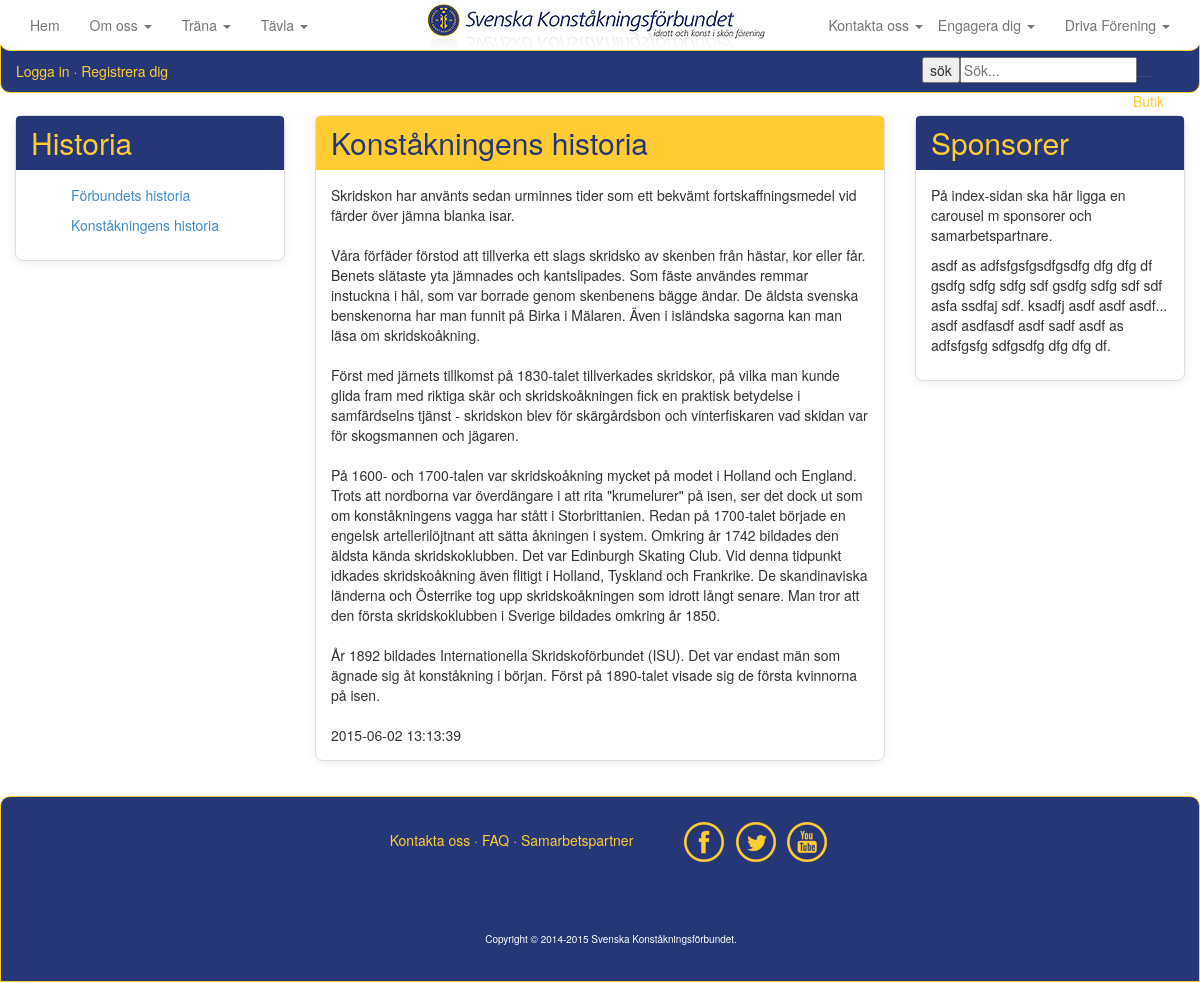
/historia.php, run on the app's committed database.
### tables this page shows
CREATE TABLE IF NOT EXISTS `artikel` (
  `ArtikelId` int(11) NOT NULL,
  `ArtikelName` varchar(50) NOT NULL,
  `ArtikelMessage` text NOT NULL,
  `ArtikelTimeStamp` timestamp NOT NULL DEFAULT CURRENT_TIMESTAMP,
  `ArtikelPic` varchar(1000) NOT NULL,
  `ArtikelPicThumb` varchar(1000) NOT NULL,
  `kategori` varchar(20) NOT NULL
);

### historia.php (the view, shortened to what this page needs)
<?php
include_once("inc/HTMLTemplate.php");
include_once("inc/Connstring.php");
$artikeltime = "";
$artikelnames = "";
if(!empty($_GET))
{
	$getartikelid = isset($_GET['ArtikelId']) ? $_GET['ArtikelId'] : '';
	$query = <<<END
		SELECT ArtikelId, ArtikelName, ArtikelMessage, ArtikelTimeStamp
		FROM artikel
		WHERE ArtikelId = "{$getartikelid}";
END;
	$res = $mysqli->query($query) or die();
	if($res->num_rows > 0)
	{
		while($row = $res->fetch_object())
		{
			$artikelname = $row->ArtikelName;
			$artikelmessage = $row->ArtikelMessage;
			$artikeltimestamp = $row->ArtikelTimeStamp;
			$artikeltime = <<<END
		<div class="panel panel-yellow">
			<div class="panel-heading">
				<h3 class="panel-title">{$artikelname}</h3>
			</div>
				<div class="panel-body">
					{$artikelmessage}
					{$artikeltimestamp}
				</div>
		</div>
END;
		}
	}
}
else
{
	$query = <<<END
		SELECT ArtikelId, ArtikelName, ArtikelMessage, ArtikelTimeStamp, kategori
		FROM artikel
		WHERE kategori = 'historia'
		ORDER BY Artikeltimestamp
END;
	$res = $mysqli->query($query) or die();
		if($res->num_rows > 0)
		{
			while($row = $res->fetch_object())
			{
				$artikelname = $row->ArtikelName;
				$artikelmessage = $row->ArtikelMessage;
				$artikeltimestamp = $row->ArtikelTimeStamp;
				$artikeltime = <<<END
				<div class="panel panel-yellow">
					<div class="panel-heading">
						<h3 class="panel-title">{$artikelname}</h3>
					</div>
						<div class="panel-body">
							{$artikelmessage}
							{$artikeltimestamp}
						</div>
				</div>
END;
			}
		}
}
$query = <<<END
	SELECT ArtikelId, ArtikelName, ArtikelMessage, ArtikelTimeStamp, kategori
	FROM artikel
	WHERE kategori = 'historia'
	ORDER BY Artikeltimestamp
END;
$res = $mysqli->query($query) or die();
if($res->num_rows > 0)
{
	while($row = $res->fetch_object())
	{
		$artikelId = $row->ArtikelId;
		$artikelname = $row->ArtikelName;
		$artikelnames .= <<<END
			<div class="collapse-in" id="dokument">
				<ul class="">
	   				<a href="historia.php?ArtikelId={$artikelId}">
	   					<li>{$artikelname}</li>
	   				</a>
	   			</ul>
			</div>
END;
	}
}
$content = <<<END
       	<div id="content">
			<div class="row">
				<div class="col-md-3">
					<div class="panel panel-blue">
						<div class="panel-heading">
							<h3 class="panel-title yellow">Historia</h3>
						</div>
						</a>
						<div class="panel-body">
							{$artikelnames}
						</div>
					</div>
				</div>
				<div class="col-xs-12 col-md-6">
					{$artikeltime}
				</div>
				<div class="col-md-3 pull-right">
					<div class="panel panel-blue">
						<div class="panel-heading">
							<h3 class="panel-title">Sponsorer</h3>
						</div>
						<div class="panel-body">
							<p>På index-sidan ska här ligga en carousel m sponsorer och samarbetspartnare.
							</p>
							<p class="divider"></p>
							<p>asdf as adfsfgsfgsdfgsdfg dfg dfg df gsdfg sdfg sdfg sdf gsdfg sdfg
							sdf sdf asfa ssdfaj sdf.
							ksadfj asdf asdf asdf... asdf asdfasdf asdf sadf asdf as adfsfgsfg
							sdfgsdfg dfg dfg df.
							</p>
						</div>
					</div>
				</div>
			</div>
       </div>
END;
echo $header;
echo $content;
echo $footer;
?>

### css/ia4.css (style rules this page uses)
html { height: 100% }
body { background-color: white; margin-right: auto; margin-left: auto; width:100%; height: 100% }
#content { z-index:-1; margin-top: 100px; margin-right: auto; margin-left: auto; width:100%; min-height: 400px; padding: 15px; background-color: white; }
.yellow { color: #ffcc33; }
.panel { margin-bottom: 20px; background-color: #fff; border: 1px solid transparent; border-radius: 8px; -webkit-box-shadow: 0 2px 8px rgba(0, 0, 0, .08); box-shadow: 0 2px 8px rgba(0, 0, 0, .08); }
.panel-body { padding: 15px; }
.panel-heading { padding: 10px 15px; border-bottom: 1px solid transparent; border-top-left-radius: 4px; border-top-right-radius: 4px; }
.panel-title { margin-top: 0; margin-bottom: 0; font-size: 16px; color: inherit; }
.panel-yellow { border-color: #ddd; }
.panel-yellow > .panel-heading { color: #263777; background-color: #ffcc33; border-color: #ffcc33; }
.panel-blue { border-color: #ddd; }
.panel-blue > .panel-heading { color: #ffcc33; background-color: #263777; border-color: #263777; }
.panel-title { margin-top: 0; margin-bottom: 0; font-size: 30px; color: inherit; }
ul { list-style-type: none; }

### data on the page
artikel: ArtikelName "Förbundets historia"
artikel: ArtikelName "Konståkningens historia", ArtikelMessage "Skridskon har använts sedan urminnes tider som ett bekvämt fortskaffningsmedel vid färder över jämna blanka isar. Våra förfäder förstod att tillverka ett slags skridsko av skenben från hästar, kor eller får. Benets slätaste yta jämnades och kantslipades. Som fäste användes remmar instuckna i hål, som var borrade genom skenbenens bägge ändar. De äldsta svenska benskenorna har man funnit på Birka i Mälaren. Även i isländska sagorna kan man läsa om skridskoåkning. Först med järnets tillkomst på 1830-talet tillverkades skridskor, på vilka man kunde glida fram med riktiga skär och skridskoåkningen fick en praktisk betydelse i samfärdselns tjänst - skridskon blev för skärgårdsbon och…", ArtikelTimeStamp "2015-06-02 13:13:39"
